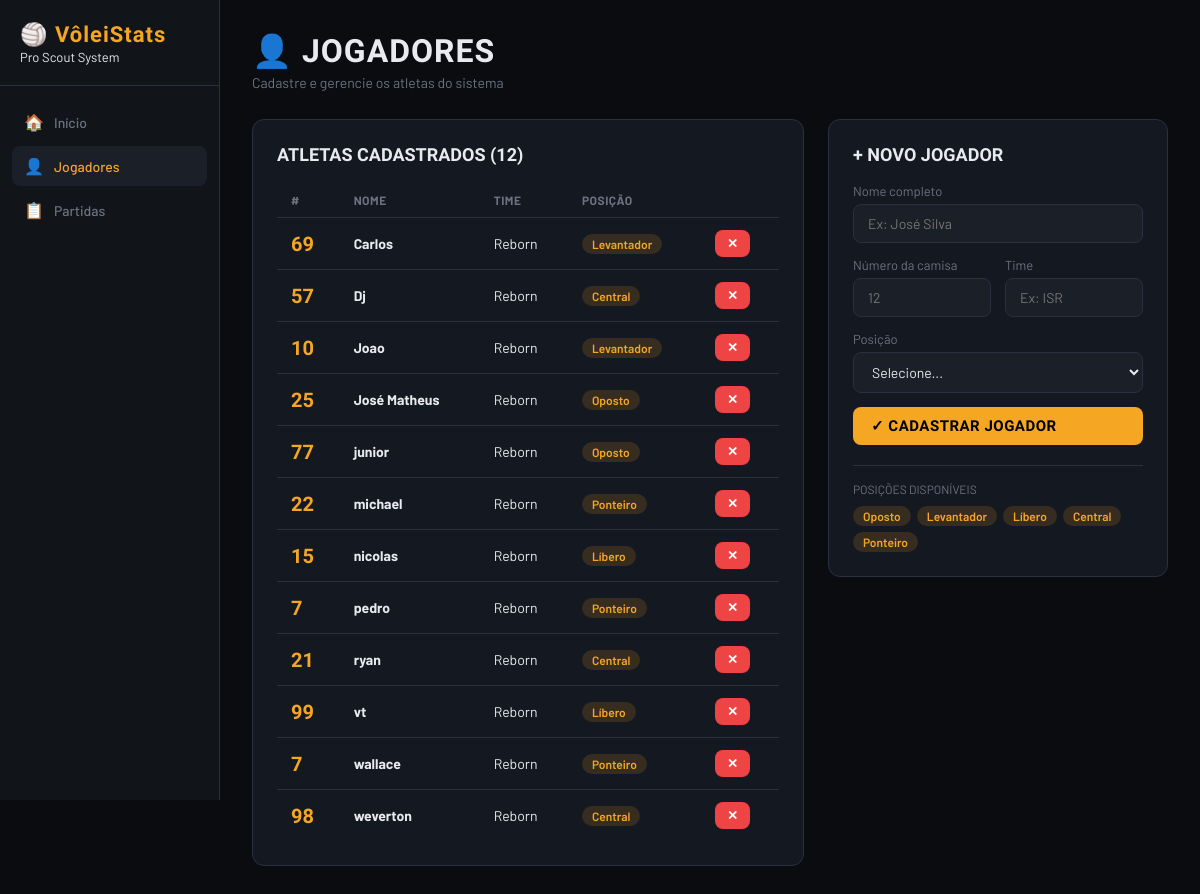
The app's page /jogadores with its own data.
### tables this page shows
CREATE TABLE jogadores (
            id INTEGER PRIMARY KEY AUTOINCREMENT,
            nome TEXT NOT NULL,
            camisa INTEGER,
            time TEXT,
            posicao TEXT,
            criado_em TEXT
        );

### app.py (the view)
@app.route('/jogadores')
def jogadores():
    conn = get_db()
    rows = conn.execute('SELECT * FROM jogadores ORDER BY nome').fetchall()
    conn.close()
    return render_template('jogadores.html', jogadores=rows, posicoes=list(POSICOES.keys()))

### app.py (called while the page is built)
def get_db():
    conn = sqlite3.connect(DB)
    conn.row_factory = sqlite3.Row
    return conn

### templates/jogadores.html (shortened to what this page needs)
{% extends 'base.html' %}
{% block content %}
<div class="page-header">
  <h2>👤 JOGADORES</h2>
  <p>Cadastre e gerencie os atletas do sistema</p>
</div>
<div style="display:grid;grid-template-columns:1fr 340px;gap:24px;align-items:start">
  <div class="card">
    <h3 style="font-family:'Barlow Condensed';font-size:18px;font-weight:800;margin-bottom:18px">
      ATLETAS CADASTRADOS ({{ jogadores|length }})
    </h3>
    {% if jogadores %}
    <table>
      <tr>
        <th>#</th><th>Nome</th><th>Time</th><th>Posição</th><th></th>
      </tr>
      {% for j in jogadores %}
      <tr>
        <td><span style="font-family:'Barlow Condensed';font-size:20px;font-weight:800;color:var(--accent)">{{ j['camisa'] }}</span></td>
        <td><strong>{{ j['nome'] }}</strong></td>
        <td>{{ j['time'] }}</td>
        <td><span class="badge badge-pos">{{ j['posicao'] }}</span></td>
        <td>
          <form action="/jogadores/deletar/{{ j['id'] }}" method="post" style="display:inline" onsubmit="return confirm('Remover {{ j['nome'] }}?')">
            <button type="submit" class="btn btn-sm btn-danger">✕</button>
          </form>
        </td>
      </tr>
      {% endfor %}
    </table>
    {% else %}
    <p style="color:var(--muted);text-align:center;padding:40px">Nenhum jogador cadastrado ainda.</p>
    {% endif %}
  </div>
  <div class="card">
    <h3 style="font-family:'Barlow Condensed';font-size:18px;font-weight:800;margin-bottom:18px">+ NOVO JOGADOR</h3>
    <form action="/jogadores/novo" method="post">
      <div class="form-row">
        <div>
          <label>Nome completo</label>
          <input type="text" name="nome" placeholder="Ex: José Silva" required>
        </div>
      </div>
      <div class="form-row cols-2">
        <div>
          <label>Número da camisa</label>
          <input type="number" name="camisa" placeholder="12" min="1" max="99" required>
        </div>
        <div>
          <label>Time</label>
          <input type="text" name="time" placeholder="Ex: ISR" required>
        </div>
      </div>
      <div class="form-row">
        <div>
          <label>Posição</label>
          <select name="posicao" required>
            <option value="">Selecione...</option>
          </select>
        </div>
      </div>
      <div style="margin-top:8px">
        <button type="submit" class="btn btn-primary" style="width:100%">✓ CADASTRAR JOGADOR</button>
      </div>
    </form>
    <div style="margin-top:20px;padding-top:16px;border-top:1px solid var(--border)">
      <p style="font-size:12px;color:var(--muted);margin-bottom:10px">POSIÇÕES DISPONÍVEIS</p>
      <div style="display:flex;flex-wrap:wrap;gap:6px">
        {% for pos in posicoes %}
        <span class="badge badge-pos">{{ pos }}</span>
        {% endfor %}
      </div>
    </div>
  </div>
</div>
{% endblock %}

### templates/base.html (shortened to what this page needs)
<!DOCTYPE html>
<html lang="pt-BR">
<head>
</head>
<body>
<aside class="sidebar">
  <div class="sidebar-logo">
    <h1>🏐 VôleiStats</h1>
    <span>Pro Scout System</span>
  </div>
  <nav class="nav">
    <a href="/" class="{{ 'active' if request.path=='/' }}">
      <span class="icon">🏠</span> Início
    </a>
    <a href="/jogadores" class="{{ 'active' if '/jogadores' in request.path }}">
      <span class="icon">👤</span> Jogadores
    </a>
    <a href="/partidas" class="{{ 'active' if '/partidas' in request.path }}">
      <span class="icon">📋</span> Partidas
    </a>
  </nav>
</aside>
<main class="main">
  {% block content %}{% endblock %}
</main>
</body>
</html>

### templates/base.html (style rules this page uses)
:root { --bg: #0a0c10; --bg2: #111418; --bg3: #1a1f28; --border: #2a3040; --accent: #f5a623; --accent2: #e8380d; --green: #22c55e; --red: #ef4444; --blue: #3b82f6; --yellow: #eab308; --orange: #f97316; --text: #e8eaf0; --muted: #6b7280; --card: #141820; }
* { box-sizing: border-box; margin: 0; padding: 0; }
body { font-family: 'Barlow', sans-serif; background: var(--bg); color: var(--text); min-height: 100vh; }
.sidebar { position: fixed; top: 0; left: 0; width: 220px; height: 100vh; background: var(--bg2); border-right: 1px solid var(--border); display: flex; flex-direction: column; z-index: 100; }
.sidebar-logo { padding: 24px 20px 20px; border-bottom: 1px solid var(--border); }
.sidebar-logo h1 { font-family: 'Barlow Condensed', sans-serif; font-size: 22px; font-weight: 900; letter-spacing: 1px; color: var(--accent); line-height: 1; }
.sidebar-logo span { color: var(--text); font-size: 13px; }
.nav { flex: 1; padding: 16px 12px; }
.nav a { display: flex; align-items: center; gap: 10px; padding: 10px 12px; border-radius: 8px; color: var(--muted); text-decoration: none; font-size: 14px; font-weight: 500; margin-bottom: 4px; transition: all .15s; }
.nav a:hover, .nav a.active { background: var(--bg3); color: var(--text); }
.nav a.active { color: var(--accent); }
.nav .icon { font-size: 16px; width: 20px; text-align: center; }
.main { margin-left: 220px; padding: 32px; min-height: 100vh; }
.card { background: var(--card); border: 1px solid var(--border); border-radius: 12px; padding: 24px; }
.btn { display: inline-flex; align-items: center; gap: 6px; padding: 10px 18px; border-radius: 8px; font-family: 'Barlow Condensed', sans-serif; font-size: 15px; font-weight: 700; letter-spacing: .5px; border: none; cursor: pointer; transition: all .12s; text-decoration: none; }
.btn-primary { background: var(--accent); color: #000; }
.btn-danger { background: var(--red); color: #fff; }
.btn-sm { padding: 6px 12px; font-size: 13px; }
input, select { background: var(--bg3); border: 1px solid var(--border); color: var(--text); border-radius: 8px; padding: 10px 14px; font-size: 14px; width: 100%; font-family: 'Barlow', sans-serif; }
label { font-size: 13px; color: var(--muted); margin-bottom: 5px; display: block; }
.form-row { display: grid; gap: 14px; margin-bottom: 14px; }
.form-row.cols-2 { grid-template-columns: 1fr 1fr; }
table { width: 100%; border-collapse: collapse; }
th { text-align: left; color: var(--muted); font-size: 12px; text-transform: uppercase; letter-spacing: .5px; padding: 10px 14px; border-bottom: 1px solid var(--border); }
td { padding: 12px 14px; border-bottom: 1px solid var(--border); font-size: 14px; }
tr:last-child td { border-bottom: none; }
.badge { display: inline-block; padding: 3px 10px; border-radius: 20px; font-size: 12px; font-weight: 600; }
.badge-pos { background: rgba(245,166,35,.15); color: var(--accent); }
.page-header { margin-bottom: 28px; }
.page-header h2 { font-family: 'Barlow Condensed', sans-serif; font-size: 32px; font-weight: 900; letter-spacing: 1px; }
.page-header p { color: var(--muted); margin-top: 4px; font-size: 14px; }

### records on screen
jogadores: camisa "69", nome "Carlos", time "Reborn", posicao "Levantador"
jogadores: camisa "57", nome "Dj", time "Reborn", posicao "Central"
jogadores: camisa "10", nome "Joao", time "Reborn", posicao "Levantador"
jogadores: camisa "25", nome "José Matheus", time "Reborn", posicao "Oposto"
jogadores: camisa "77", nome "junior", time "Reborn", posicao "Oposto"
jogadores: camisa "22", nome "michael", time "Reborn", posicao "Ponteiro"
jogadores: camisa "15", nome "nicolas", time "Reborn", posicao "Líbero"
jogadores: camisa "7", nome "pedro", time "Reborn", posicao "Ponteiro"
jogadores: camisa "21", nome "ryan", time "Reborn", posicao "Central"
jogadores: camisa "99", nome "vt", time "Reborn", posicao "Líbero"
jogadores: camisa "7", nome "wallace", time "Reborn", posicao "Ponteiro"
jogadores: camisa "98", nome "weverton", time "Reborn", posicao "Central"

### other values on screen
{{ jogadores|length }} "12"
{{ pos }} "Oposto" "Levantador" "Líbero" "Central" "Ponteiro"
